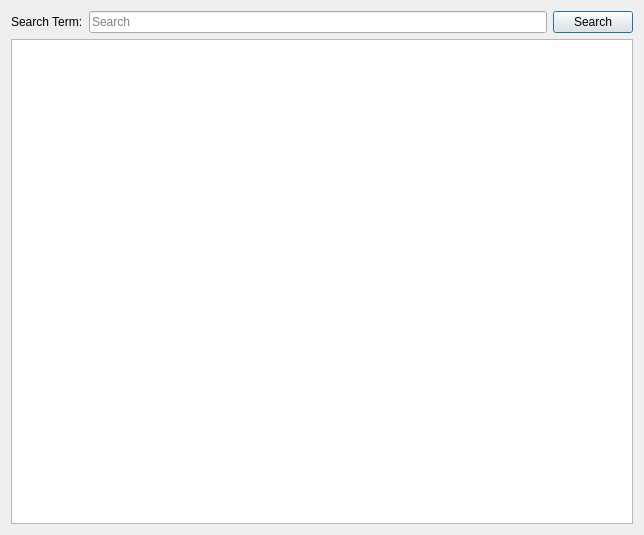
<?xml version="1.0" encoding="UTF-8"?>
<ui version="4.0">
 <class>PastEntriesDialog</class>
 <widget class="QDialog" name="PastEntriesDialog">
  <property name="geometry">
   <rect>
    <x>0</x>
    <y>0</y>
    <width>644</width>
    <height>535</height>
   </rect>
  </property>
  <property name="windowTitle">
   <string>Past Dispatch Entries</string>
  </property>
  <layout class="QVBoxLayout" name="verticalLayout">
   <item>
    <layout class="QHBoxLayout" name="horizontalLayout">
     <item>
      <widget class="QLabel" name="label">
       <property name="text">
        <string>Search Term:</string>
       </property>
      </widget>
     </item>
     <item>
      <widget class="QLineEdit" name="txtSearch">
       <property name="placeholderText">
        <string>Search</string>
       </property>
      </widget>
     </item>
     <item>
      <widget class="QPushButton" name="cmdSearch">
       <property name="text">
        <string>Search</string>
       </property>
      </widget>
     </item>
    </layout>
   </item>
   <item>
    <widget class="QTableView" name="tblResults">
     <property name="alternatingRowColors">
      <bool>true</bool>
     </property>
     <property name="gridStyle">
      <enum>Qt::DashLine</enum>
     </property>
     <property name="sortingEnabled">
      <bool>true</bool>
     </property>
    </widget>
   </item>
  </layout>
 </widget>
 <resources/>
 <connections/>
</ui>
